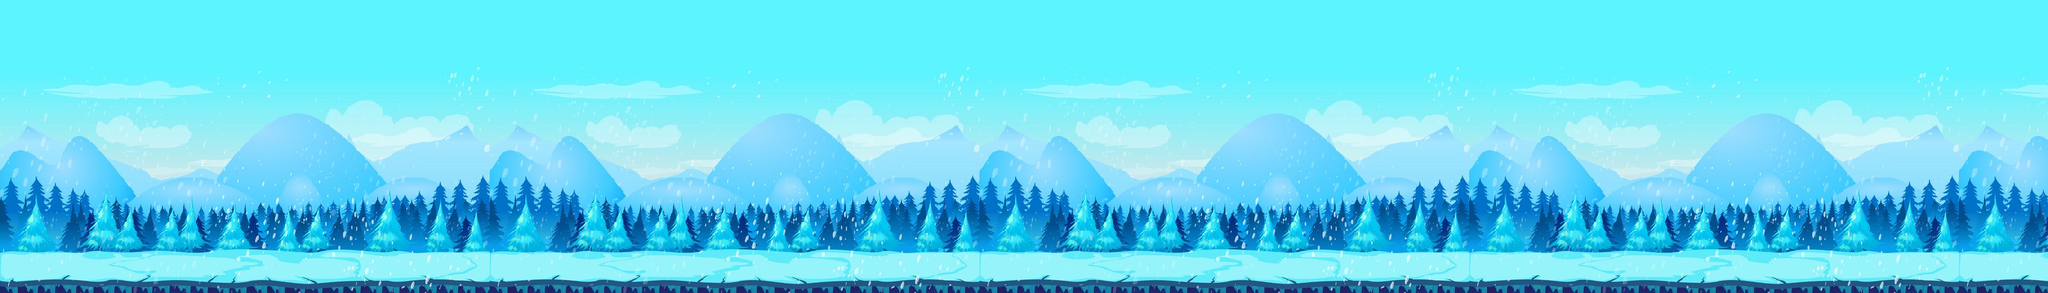

This game map was drawn from its Tiled (.tmx) file and the tilesets committed beside it. A one-line description and the trimmed map source follow:
An orthogonal 230x33 tile map with 16x16 px tiles, 1 tile layer (Tile Layer 1).

<map version="1.2" tiledversion="1.2.4" orientation="orthogonal" renderorder="right-down" width="230" height="33" tilewidth="16" tileheight="16" infinite="0" nextlayerid="3" nextobjectid="1">
 <tileset firstgid="1" source="bg.tsx" />
 <layer id="1" name="Tile Layer 1" width="230" height="33">
  <data>[7590 cells, 7590 non-empty, 1705 distinct tile ids]</data>
 </layer>
 <objectgroup id="2" name="ground" />
</map>
